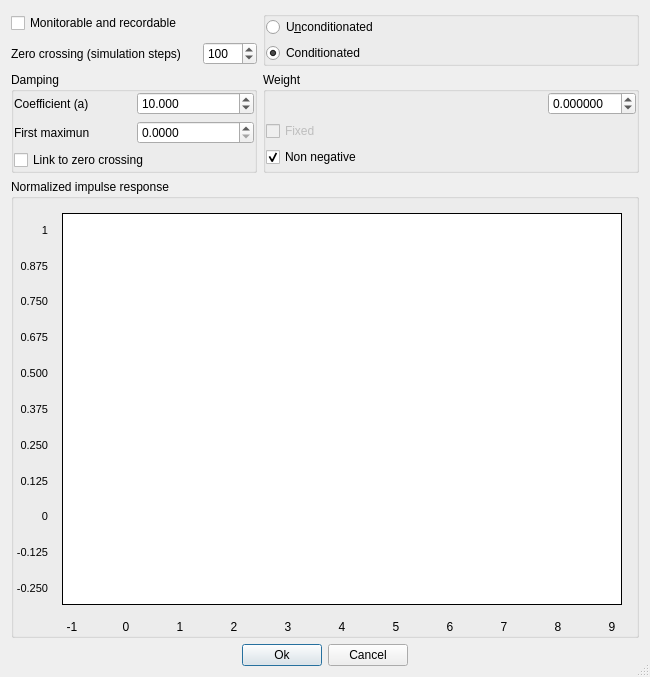
<?xml version="1.0" encoding="UTF-8"?>
<ui version="4.0">
 <class>resonatorDialog</class>
 <widget class="QDialog" name="resonatorDialog">
  <property name="geometry">
   <rect>
    <x>0</x>
    <y>0</y>
    <width>650</width>
    <height>677</height>
   </rect>
  </property>
  <property name="windowTitle">
   <string>Edit resonator parameters</string>
  </property>
  <property name="sizeGripEnabled">
   <bool>true</bool>
  </property>
  <layout class="QGridLayout">
   <property name="leftMargin">
    <number>11</number>
   </property>
   <property name="topMargin">
    <number>11</number>
   </property>
   <property name="rightMargin">
    <number>11</number>
   </property>
   <property name="bottomMargin">
    <number>11</number>
   </property>
   <property name="spacing">
    <number>6</number>
   </property>
   <item row="1" column="0">
    <layout class="QHBoxLayout">
     <property name="spacing">
      <number>22</number>
     </property>
     <property name="leftMargin">
      <number>0</number>
     </property>
     <property name="topMargin">
      <number>0</number>
     </property>
     <property name="rightMargin">
      <number>0</number>
     </property>
     <property name="bottomMargin">
      <number>0</number>
     </property>
     <item>
      <widget class="QLabel" name="TextLabel1">
       <property name="text">
        <string>Zero crossing (simulation steps)</string>
       </property>
       <property name="wordWrap">
        <bool>false</bool>
       </property>
      </widget>
     </item>
     <item>
      <widget class="QSpinBox" name="hperSpinBox">
       <property name="minimum">
        <number>2</number>
       </property>
       <property name="maximum">
        <number>9999</number>
       </property>
       <property name="value">
        <number>100</number>
       </property>
      </widget>
     </item>
    </layout>
   </item>
   <item row="0" column="0">
    <widget class="QCheckBox" name="recmonCheckBox">
     <property name="text">
      <string>Monitorable and recordable</string>
     </property>
    </widget>
   </item>
   <item row="4" column="0" colspan="2">
    <layout class="QHBoxLayout">
     <property name="spacing">
      <number>6</number>
     </property>
     <property name="leftMargin">
      <number>0</number>
     </property>
     <property name="topMargin">
      <number>0</number>
     </property>
     <property name="rightMargin">
      <number>0</number>
     </property>
     <property name="bottomMargin">
      <number>0</number>
     </property>
     <item>
      <spacer>
       <property name="orientation">
        <enum>Qt::Horizontal</enum>
       </property>
       <property name="sizeType">
        <enum>QSizePolicy::Expanding</enum>
       </property>
       <property name="sizeHint" stdset="0">
        <size>
         <width>40</width>
         <height>20</height>
        </size>
       </property>
      </spacer>
     </item>
     <item>
      <widget class="QPushButton" name="OkButton">
       <property name="text">
        <string>Ok</string>
       </property>
      </widget>
     </item>
     <item>
      <widget class="QPushButton" name="cancelButton">
       <property name="text">
        <string>Cancel</string>
       </property>
      </widget>
     </item>
     <item>
      <spacer>
       <property name="orientation">
        <enum>Qt::Horizontal</enum>
       </property>
       <property name="sizeType">
        <enum>QSizePolicy::Expanding</enum>
       </property>
       <property name="sizeHint" stdset="0">
        <size>
         <width>40</width>
         <height>20</height>
        </size>
       </property>
      </spacer>
     </item>
    </layout>
   </item>
   <item row="3" column="0" colspan="2">
    <widget class="QGroupBox" name="GroupBox1">
     <property name="title">
      <string>Normalized impulse response</string>
     </property>
     <layout class="QGridLayout">
      <property name="leftMargin">
       <number>0</number>
      </property>
      <property name="topMargin">
       <number>0</number>
      </property>
      <property name="rightMargin">
       <number>0</number>
      </property>
      <property name="bottomMargin">
       <number>0</number>
      </property>
      <property name="spacing">
       <number>0</number>
      </property>
      <item row="0" column="0" rowspan="2">
       <layout class="QVBoxLayout">
        <property name="spacing">
         <number>6</number>
        </property>
        <property name="leftMargin">
         <number>0</number>
        </property>
        <property name="topMargin">
         <number>0</number>
        </property>
        <property name="rightMargin">
         <number>0</number>
        </property>
        <property name="bottomMargin">
         <number>0</number>
        </property>
        <item>
         <spacer>
          <property name="orientation">
           <enum>Qt::Vertical</enum>
          </property>
          <property name="sizeType">
           <enum>QSizePolicy::Minimum</enum>
          </property>
          <property name="sizeHint" stdset="0">
           <size>
            <width>20</width>
            <height>16</height>
           </size>
          </property>
         </spacer>
        </item>
        <item>
         <widget class="QLabel" name="TextLabel3">
          <property name="font">
           <font>
            <pointsize>8</pointsize>
           </font>
          </property>
          <property name="text">
           <string>1</string>
          </property>
          <property name="alignment">
           <set>Qt::AlignRight|Qt::AlignTrailing|Qt::AlignVCenter</set>
          </property>
          <property name="wordWrap">
           <bool>false</bool>
          </property>
         </widget>
        </item>
        <item>
         <widget class="QLabel" name="TextLabel3_6">
          <property name="font">
           <font>
            <pointsize>8</pointsize>
           </font>
          </property>
          <property name="text">
           <string>0.875</string>
          </property>
          <property name="alignment">
           <set>Qt::AlignRight|Qt::AlignTrailing|Qt::AlignVCenter</set>
          </property>
          <property name="wordWrap">
           <bool>false</bool>
          </property>
         </widget>
        </item>
        <item>
         <widget class="QLabel" name="TextLabel3_2">
          <property name="font">
           <font>
            <pointsize>8</pointsize>
           </font>
          </property>
          <property name="text">
           <string>0.750</string>
          </property>
          <property name="alignment">
           <set>Qt::AlignRight|Qt::AlignTrailing|Qt::AlignVCenter</set>
          </property>
          <property name="wordWrap">
           <bool>false</bool>
          </property>
         </widget>
        </item>
        <item>
         <widget class="QLabel" name="TextLabel3_5">
          <property name="font">
           <font>
            <pointsize>8</pointsize>
           </font>
          </property>
          <property name="text">
           <string>0.675</string>
          </property>
          <property name="alignment">
           <set>Qt::AlignRight|Qt::AlignTrailing|Qt::AlignVCenter</set>
          </property>
          <property name="wordWrap">
           <bool>false</bool>
          </property>
         </widget>
        </item>
        <item>
         <widget class="QLabel" name="TextLabel3_2_2">
          <property name="font">
           <font>
            <pointsize>8</pointsize>
           </font>
          </property>
          <property name="text">
           <string>0.500</string>
          </property>
          <property name="alignment">
           <set>Qt::AlignRight|Qt::AlignTrailing|Qt::AlignVCenter</set>
          </property>
          <property name="wordWrap">
           <bool>false</bool>
          </property>
         </widget>
        </item>
        <item>
         <widget class="QLabel" name="TextLabel3_2_2_2">
          <property name="font">
           <font>
            <pointsize>8</pointsize>
           </font>
          </property>
          <property name="text">
           <string>0.375</string>
          </property>
          <property name="alignment">
           <set>Qt::AlignRight|Qt::AlignTrailing|Qt::AlignVCenter</set>
          </property>
          <property name="wordWrap">
           <bool>false</bool>
          </property>
         </widget>
        </item>
        <item>
         <widget class="QLabel" name="TextLabel3_2_2_3">
          <property name="font">
           <font>
            <pointsize>8</pointsize>
           </font>
          </property>
          <property name="text">
           <string>0.250</string>
          </property>
          <property name="alignment">
           <set>Qt::AlignRight|Qt::AlignTrailing|Qt::AlignVCenter</set>
          </property>
          <property name="wordWrap">
           <bool>false</bool>
          </property>
         </widget>
        </item>
        <item>
         <widget class="QLabel" name="TextLabel3_2_2_2_2">
          <property name="font">
           <font>
            <pointsize>8</pointsize>
           </font>
          </property>
          <property name="text">
           <string>0.125</string>
          </property>
          <property name="alignment">
           <set>Qt::AlignRight|Qt::AlignTrailing|Qt::AlignVCenter</set>
          </property>
          <property name="wordWrap">
           <bool>false</bool>
          </property>
         </widget>
        </item>
        <item>
         <widget class="QLabel" name="TextLabel3_2_2_4">
          <property name="font">
           <font>
            <pointsize>8</pointsize>
           </font>
          </property>
          <property name="text">
           <string>0</string>
          </property>
          <property name="alignment">
           <set>Qt::AlignRight|Qt::AlignTrailing|Qt::AlignVCenter</set>
          </property>
          <property name="wordWrap">
           <bool>false</bool>
          </property>
         </widget>
        </item>
        <item>
         <widget class="QLabel" name="TextLabel3_2_3">
          <property name="font">
           <font>
            <pointsize>8</pointsize>
           </font>
          </property>
          <property name="text">
           <string>-0.125</string>
          </property>
          <property name="alignment">
           <set>Qt::AlignRight|Qt::AlignTrailing|Qt::AlignVCenter</set>
          </property>
          <property name="wordWrap">
           <bool>false</bool>
          </property>
         </widget>
        </item>
        <item>
         <widget class="QLabel" name="TextLabel3_3">
          <property name="font">
           <font>
            <pointsize>8</pointsize>
           </font>
          </property>
          <property name="text">
           <string>-0.250</string>
          </property>
          <property name="alignment">
           <set>Qt::AlignRight|Qt::AlignTrailing|Qt::AlignVCenter</set>
          </property>
          <property name="wordWrap">
           <bool>false</bool>
          </property>
         </widget>
        </item>
        <item>
         <spacer>
          <property name="orientation">
           <enum>Qt::Vertical</enum>
          </property>
          <property name="sizeType">
           <enum>QSizePolicy::Minimum</enum>
          </property>
          <property name="sizeHint" stdset="0">
           <size>
            <width>20</width>
            <height>16</height>
           </size>
          </property>
         </spacer>
        </item>
       </layout>
      </item>
      <item row="2" column="0">
       <spacer>
        <property name="orientation">
         <enum>Qt::Horizontal</enum>
        </property>
        <property name="sizeType">
         <enum>QSizePolicy::Expanding</enum>
        </property>
        <property name="sizeHint" stdset="0">
         <size>
          <width>34</width>
          <height>16</height>
         </size>
        </property>
       </spacer>
      </item>
      <item row="2" column="1">
       <layout class="QHBoxLayout">
        <property name="spacing">
         <number>6</number>
        </property>
        <property name="leftMargin">
         <number>0</number>
        </property>
        <property name="topMargin">
         <number>0</number>
        </property>
        <property name="rightMargin">
         <number>0</number>
        </property>
        <property name="bottomMargin">
         <number>0</number>
        </property>
        <item>
         <widget class="QLabel" name="xLabel0">
          <property name="text">
           <string>-1</string>
          </property>
          <property name="alignment">
           <set>Qt::AlignCenter</set>
          </property>
          <property name="wordWrap">
           <bool>false</bool>
          </property>
         </widget>
        </item>
        <item>
         <widget class="QLabel" name="xLabel1">
          <property name="text">
           <string>0</string>
          </property>
          <property name="alignment">
           <set>Qt::AlignCenter</set>
          </property>
          <property name="wordWrap">
           <bool>false</bool>
          </property>
         </widget>
        </item>
        <item>
         <widget class="QLabel" name="xLabel2">
          <property name="text">
           <string>1</string>
          </property>
          <property name="alignment">
           <set>Qt::AlignCenter</set>
          </property>
          <property name="wordWrap">
           <bool>false</bool>
          </property>
         </widget>
        </item>
        <item>
         <widget class="QLabel" name="xLabel3">
          <property name="text">
           <string>2</string>
          </property>
          <property name="alignment">
           <set>Qt::AlignCenter</set>
          </property>
          <property name="wordWrap">
           <bool>false</bool>
          </property>
         </widget>
        </item>
        <item>
         <widget class="QLabel" name="xLabel4">
          <property name="text">
           <string>3</string>
          </property>
          <property name="alignment">
           <set>Qt::AlignCenter</set>
          </property>
          <property name="wordWrap">
           <bool>false</bool>
          </property>
         </widget>
        </item>
        <item>
         <widget class="QLabel" name="xLabel5">
          <property name="text">
           <string>4</string>
          </property>
          <property name="alignment">
           <set>Qt::AlignCenter</set>
          </property>
          <property name="wordWrap">
           <bool>false</bool>
          </property>
         </widget>
        </item>
        <item>
         <widget class="QLabel" name="xLabel6">
          <property name="text">
           <string>5</string>
          </property>
          <property name="alignment">
           <set>Qt::AlignCenter</set>
          </property>
          <property name="wordWrap">
           <bool>false</bool>
          </property>
         </widget>
        </item>
        <item>
         <widget class="QLabel" name="xLabel7">
          <property name="text">
           <string>6</string>
          </property>
          <property name="alignment">
           <set>Qt::AlignCenter</set>
          </property>
          <property name="wordWrap">
           <bool>false</bool>
          </property>
         </widget>
        </item>
        <item>
         <widget class="QLabel" name="xLabel8">
          <property name="text">
           <string>7</string>
          </property>
          <property name="alignment">
           <set>Qt::AlignCenter</set>
          </property>
          <property name="wordWrap">
           <bool>false</bool>
          </property>
         </widget>
        </item>
        <item>
         <widget class="QLabel" name="xLabel9">
          <property name="text">
           <string>8</string>
          </property>
          <property name="alignment">
           <set>Qt::AlignCenter</set>
          </property>
          <property name="wordWrap">
           <bool>false</bool>
          </property>
         </widget>
        </item>
        <item>
         <widget class="QLabel" name="xLabel10">
          <property name="text">
           <string>9</string>
          </property>
          <property name="alignment">
           <set>Qt::AlignCenter</set>
          </property>
          <property name="wordWrap">
           <bool>false</bool>
          </property>
         </widget>
        </item>
       </layout>
      </item>
      <item row="0" column="1" rowspan="2">
       <widget class="QFrame" name="frame4">
        <property name="sizePolicy">
         <sizepolicy hsizetype="Preferred" vsizetype="Preferred">
          <horstretch>5</horstretch>
          <verstretch>5</verstretch>
         </sizepolicy>
        </property>
        <property name="frameShape">
         <enum>QFrame::NoFrame</enum>
        </property>
        <property name="frameShadow">
         <enum>QFrame::Raised</enum>
        </property>
        <layout class="QGridLayout">
         <property name="leftMargin">
          <number>14</number>
         </property>
         <property name="topMargin">
          <number>14</number>
         </property>
         <property name="rightMargin">
          <number>14</number>
         </property>
         <property name="bottomMargin">
          <number>14</number>
         </property>
         <property name="spacing">
          <number>6</number>
         </property>
         <item row="0" column="0">
          <widget class="ResponseFrame" name="graphFrame">
           <property name="sizePolicy">
            <sizepolicy hsizetype="Preferred" vsizetype="Preferred">
             <horstretch>5</horstretch>
             <verstretch>5</verstretch>
            </sizepolicy>
           </property>
           <property name="palette">
            <palette>
             <active>
              <colorrole role="Base">
               <brush brushstyle="SolidPattern">
                <color alpha="255">
                 <red>255</red>
                 <green>255</green>
                 <blue>255</blue>
                </color>
               </brush>
              </colorrole>
              <colorrole role="Window">
               <brush brushstyle="SolidPattern">
                <color alpha="255">
                 <red>255</red>
                 <green>255</green>
                 <blue>255</blue>
                </color>
               </brush>
              </colorrole>
             </active>
             <inactive>
              <colorrole role="Base">
               <brush brushstyle="SolidPattern">
                <color alpha="255">
                 <red>255</red>
                 <green>255</green>
                 <blue>255</blue>
                </color>
               </brush>
              </colorrole>
              <colorrole role="Window">
               <brush brushstyle="SolidPattern">
                <color alpha="255">
                 <red>255</red>
                 <green>255</green>
                 <blue>255</blue>
                </color>
               </brush>
              </colorrole>
             </inactive>
             <disabled>
              <colorrole role="Base">
               <brush brushstyle="SolidPattern">
                <color alpha="255">
                 <red>255</red>
                 <green>255</green>
                 <blue>255</blue>
                </color>
               </brush>
              </colorrole>
              <colorrole role="Window">
               <brush brushstyle="SolidPattern">
                <color alpha="255">
                 <red>255</red>
                 <green>255</green>
                 <blue>255</blue>
                </color>
               </brush>
              </colorrole>
             </disabled>
            </palette>
           </property>
           <property name="autoFillBackground">
            <bool>true</bool>
           </property>
           <property name="frameShape">
            <enum>QFrame::Box</enum>
           </property>
           <property name="frameShadow">
            <enum>QFrame::Plain</enum>
           </property>
          </widget>
         </item>
        </layout>
       </widget>
      </item>
     </layout>
    </widget>
   </item>
   <item row="2" column="0">
    <widget class="QGroupBox" name="GroupBox2">
     <property name="title">
      <string>Damping</string>
     </property>
     <layout class="QGridLayout">
      <property name="leftMargin">
       <number>0</number>
      </property>
      <property name="topMargin">
       <number>0</number>
      </property>
      <property name="rightMargin">
       <number>0</number>
      </property>
      <property name="bottomMargin">
       <number>0</number>
      </property>
      <property name="spacing">
       <number>6</number>
      </property>
      <item row="0" column="0">
       <widget class="QLabel" name="TextLabel2">
        <property name="text">
         <string>Coefficient (a)</string>
        </property>
        <property name="wordWrap">
         <bool>false</bool>
        </property>
       </widget>
      </item>
      <item row="2" column="0" colspan="2">
       <widget class="QCheckBox" name="linkCheckBox">
        <property name="text">
         <string>Link to zero crossing</string>
        </property>
       </widget>
      </item>
      <item row="1" column="0">
       <widget class="QLabel" name="TextLabel2_2">
        <property name="text">
         <string>First maximun</string>
        </property>
        <property name="wordWrap">
         <bool>false</bool>
        </property>
       </widget>
      </item>
      <item row="1" column="1">
       <widget class="QDoubleSpinBox" name="fmaxFloatSpinBox">
        <property name="decimals">
         <number>4</number>
        </property>
        <property name="minimum">
         <double>0.000000000000000</double>
        </property>
        <property name="maximum">
         <double>100.000000000000000</double>
        </property>
        <property name="value">
         <double>0.000000000000000</double>
        </property>
       </widget>
      </item>
      <item row="0" column="1">
       <widget class="QDoubleSpinBox" name="dampFloatSpinBox">
        <property name="decimals">
         <number>3</number>
        </property>
        <property name="value">
         <double>10.000000000000000</double>
        </property>
       </widget>
      </item>
     </layout>
    </widget>
   </item>
   <item row="2" column="1">
    <widget class="QGroupBox" name="GroupBox3">
     <property name="title">
      <string>Weight</string>
     </property>
     <layout class="QVBoxLayout">
      <property name="spacing">
       <number>6</number>
      </property>
      <property name="leftMargin">
       <number>0</number>
      </property>
      <property name="topMargin">
       <number>0</number>
      </property>
      <property name="rightMargin">
       <number>0</number>
      </property>
      <property name="bottomMargin">
       <number>0</number>
      </property>
      <item>
       <layout class="QHBoxLayout">
        <property name="spacing">
         <number>6</number>
        </property>
        <property name="leftMargin">
         <number>0</number>
        </property>
        <property name="topMargin">
         <number>0</number>
        </property>
        <property name="rightMargin">
         <number>0</number>
        </property>
        <property name="bottomMargin">
         <number>0</number>
        </property>
        <item>
         <spacer>
          <property name="orientation">
           <enum>Qt::Horizontal</enum>
          </property>
          <property name="sizeType">
           <enum>QSizePolicy::Expanding</enum>
          </property>
          <property name="sizeHint" stdset="0">
           <size>
            <width>16</width>
            <height>20</height>
           </size>
          </property>
         </spacer>
        </item>
        <item>
         <widget class="QDoubleSpinBox" name="weightFloatSpinBox">
          <property name="decimals">
           <number>6</number>
          </property>
          <property name="minimum">
           <double>-10.000000000000000</double>
          </property>
          <property name="maximum">
           <double>10.000000000000000</double>
          </property>
          <property name="singleStep">
           <double>0.001000000000000</double>
          </property>
         </widget>
        </item>
       </layout>
      </item>
      <item>
       <widget class="QCheckBox" name="wfixCheckBox">
        <property name="enabled">
         <bool>false</bool>
        </property>
        <property name="text">
         <string>Fixed</string>
        </property>
        <property name="checkable">
         <bool>true</bool>
        </property>
       </widget>
      </item>
      <item>
       <widget class="QCheckBox" name="nonNCheckBox">
        <property name="text">
         <string>Non negative</string>
        </property>
        <property name="checked">
         <bool>true</bool>
        </property>
       </widget>
      </item>
     </layout>
    </widget>
   </item>
   <item row="0" column="1" rowspan="2">
    <widget class="QGroupBox" name="stimulGroupBox">
     <layout class="QVBoxLayout">
      <property name="spacing">
       <number>6</number>
      </property>
      <property name="leftMargin">
       <number>0</number>
      </property>
      <property name="topMargin">
       <number>0</number>
      </property>
      <property name="rightMargin">
       <number>0</number>
      </property>
      <property name="bottomMargin">
       <number>0</number>
      </property>
      <item>
       <widget class="QRadioButton" name="USRadioButton">
        <property name="text">
         <string>U&amp;nconditionated</string>
        </property>
        <property name="checked">
         <bool>false</bool>
        </property>
       </widget>
      </item>
      <item>
       <widget class="QRadioButton" name="CSRadioButton">
        <property name="text">
         <string>Conditionated</string>
        </property>
        <property name="checked">
         <bool>true</bool>
        </property>
       </widget>
      </item>
     </layout>
    </widget>
   </item>
  </layout>
 </widget>
 <layoutdefault spacing="6" margin="11"/>
 <customwidgets>
  <customwidget>
   <class>ResponseFrame</class>
   <extends>QFrame</extends>
   <header>responseframe.h</header>
   <container>1</container>
  </customwidget>
 </customwidgets>
 <tabstops>
  <tabstop>recmonCheckBox</tabstop>
  <tabstop>hperSpinBox</tabstop>
  <tabstop>CSRadioButton</tabstop>
  <tabstop>dampFloatSpinBox</tabstop>
  <tabstop>fmaxFloatSpinBox</tabstop>
  <tabstop>linkCheckBox</tabstop>
  <tabstop>weightFloatSpinBox</tabstop>
  <tabstop>wfixCheckBox</tabstop>
  <tabstop>nonNCheckBox</tabstop>
  <tabstop>OkButton</tabstop>
  <tabstop>cancelButton</tabstop>
  <tabstop>USRadioButton</tabstop>
 </tabstops>
 <resources/>
 <connections/>
</ui>
